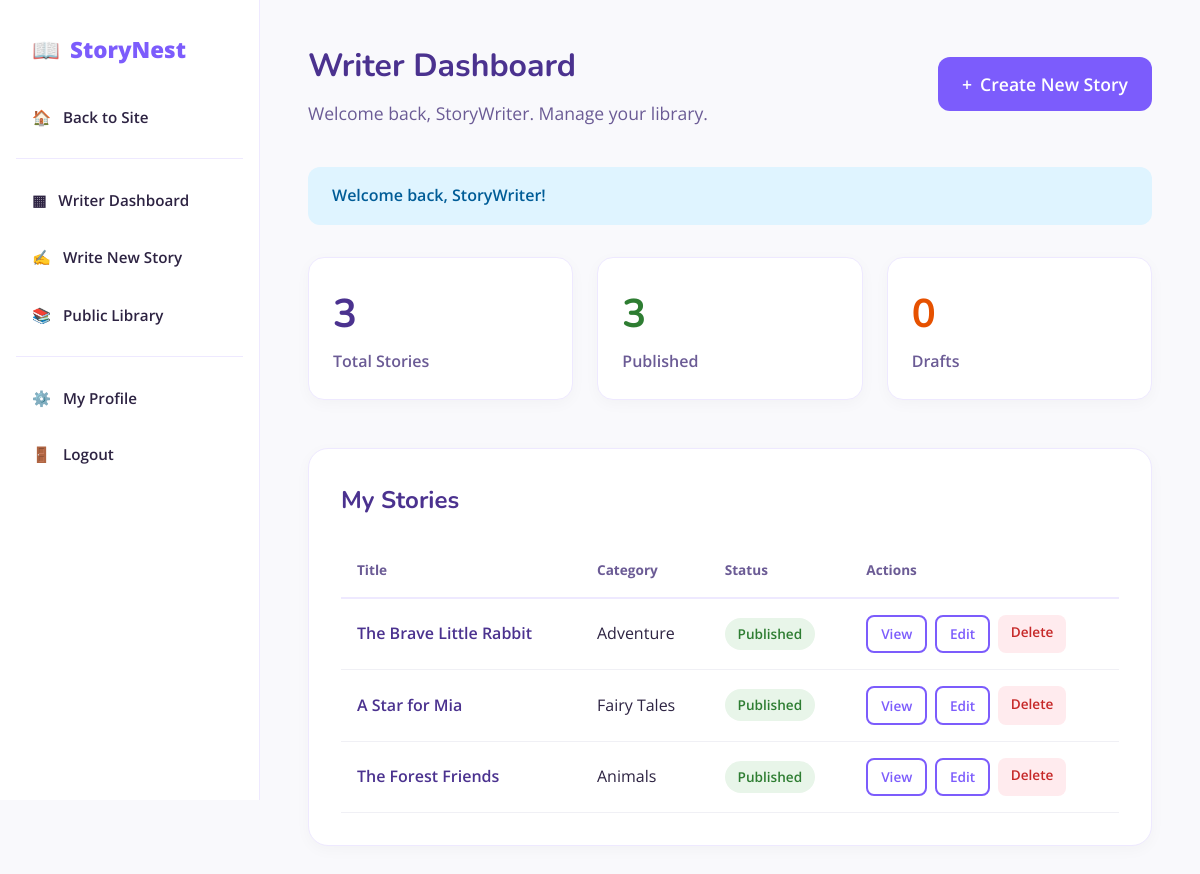
/public/index.php?page=dashboard (signed in), run on the app's committed database.
### tables this page shows
CREATE TABLE stories (
    story_id INT AUTO_INCREMENT PRIMARY KEY,
    author_id INT NOT NULL,
    category_id INT NOT NULL,
    title VARCHAR(150) NOT NULL,
    thumbnail VARCHAR(255) NULL,
    body TEXT NOT NULL,
    age_group ENUM('3-5', '6-8', '9-12', '13+') NOT NULL,
    status ENUM('draft', 'published') DEFAULT 'draft',
    published_at TIMESTAMP NULL,
    created_at TIMESTAMP DEFAULT CURRENT_TIMESTAMP,
    updated_at TIMESTAMP DEFAULT CURRENT_TIMESTAMP ON UPDATE CURRENT_TIMESTAMP,
    FOREIGN KEY (author_id) REFERENCES users(user_id) ON DELETE CASCADE,
    FOREIGN KEY (category_id) REFERENCES categories(category_id) ON DELETE RESTRICT
);

CREATE TABLE categories (
    category_id INT AUTO_INCREMENT PRIMARY KEY,
    name VARCHAR(50) NOT NULL UNIQUE,
    description TEXT,
    created_at TIMESTAMP DEFAULT CURRENT_TIMESTAMP
);

### app/controllers/StoryController.php (called while the page is built, shortened)
<?php
require_once BASE_PATH . '/app/models/Story.php';
class StoryController {
    private $storyModel;
    public function __construct() {
        $this->storyModel = new Story();
    }
    public function writerDashboard() {
        $authorId = $_SESSION['user_id'];
        $stories = $this->storyModel->getByAuthor($authorId);
        $total = count($stories);
        $published = $this->storyModel->countByStatus($authorId, 'published');
        $drafts = $this->storyModel->countByStatus($authorId, 'draft');
        require_once BASE_PATH . '/app/views/writer/dashboard.php';
    }
}
?>

### app/includes/functions.php (called while the page is built, shortened)
<?php
function sanitize($data) {
    return htmlspecialchars($data, ENT_QUOTES, 'UTF-8');
}
function getFlash() {
    if (isset($_SESSION['flash'])) {
        $flash = $_SESSION['flash'];
        return $flash;
    }
    return null;
}
?>

### config/database.php (called while the page is built, shortened)
<?php
function getDB() {
    static $pdo = null;
    if ($pdo === null) {
        try {
            $pdo = new PDO("mysql:host=" . DB_HOST . ";dbname=" . DB_NAME . ";charset=utf8mb4", DB_USER, DB_PASS, [
                PDO::ATTR_ERRMODE => PDO::ERRMODE_EXCEPTION,
                PDO::ATTR_DEFAULT_FETCH_MODE => PDO::FETCH_ASSOC,
                PDO::ATTR_EMULATE_PREPARES => false,
            ]);
        } catch (PDOException $e) {
            die("Database connection failed: " . $e->getMessage());
        }
    }
    return $pdo;
}
?>

### app/models/Story.php (called while the page is built, shortened)
<?php
require_once __DIR__ . '/../../config/database.php';
class Story {
    private $db;
    public function __construct() {
        $this->db = getDB();
    }
    public function getByAuthor($authorId) {
        $stmt = $this->db->prepare("SELECT s.*, c.name as category FROM stories s JOIN categories c ON s.category_id = c.category_id WHERE s.author_id = ? ORDER BY s.created_at DESC");
        $stmt->execute([$authorId]);
        return $stmt->fetchAll();
    }
    public function countByStatus($authorId, $status) {
        $stmt = $this->db->prepare("SELECT COUNT(*) FROM stories WHERE author_id = ? AND status = ?");
        $stmt->execute([$authorId, $status]);
        return $stmt->fetchColumn();
    }
}
?>

### app/views/writer/dashboard.php (the view, shortened to what this page needs)
<?php
require_once BASE_PATH . '/app/includes/header.php';
require_once BASE_PATH . '/app/includes/sidebar.php';
$flash = getFlash();
?>
<div class="app-layout">
    <main class="app-content">
        <div style="display: flex; justify-content: space-between; align-items: center; margin-bottom: 2.5rem;">
            <div>
                <h1 style="margin-bottom: 0.5rem; font-size: 2rem;">Writer Dashboard</h1>
                <p style="color: var(--text-light); font-size: 1.1rem;">Welcome back, <?= sanitize($_SESSION['username']) ?>. Manage your library.</p>
            </div>
            <a href="<?= BASE_URL ?>/index.php?page=create-story" class="btn btn-primary" style="padding: 0.8rem 1.5rem; font-size: 1.1rem; display: flex; align-items: center; gap: 8px; border-radius: 12px;">
                <span>+</span> Create New Story
            </a>
        </div>
        <?php if ($flash): ?>
            <div style="padding: 1rem 1.5rem; margin-bottom: 2rem; border-radius: 12px; font-weight: 600; background: <?= $flash['type'] === 'error' ? '#FFD9E8' : '#DFF4FF' ?>; color: <?= $flash['type'] === 'error' ? '#D8000C' : '#005C97' ?>;">
                <?= sanitize($flash['message']) ?>
            </div>
        <?php endif; ?>
        <div style="display: grid; grid-template-columns: repeat(auto-fit, minmax(250px, 1fr)); gap: 1.5rem; margin-bottom: 3rem;">
            <div style="background: var(--white); padding: 1.5rem; border-radius: 16px; border: 1px solid var(--lavender); box-shadow: 0 4px 15px rgba(0,0,0,0.03);">
                <h3 style="font-size: 2.5rem; color: var(--dark-purple); margin-bottom: 0.2rem;"><?= $total ?></h3>
                <p style="color: var(--text-light); font-weight: 600;">Total Stories</p>
            </div>
            <div style="background: var(--white); padding: 1.5rem; border-radius: 16px; border: 1px solid var(--lavender); box-shadow: 0 4px 15px rgba(0,0,0,0.03);">
                <h3 style="font-size: 2.5rem; color: #2E7D32; margin-bottom: 0.2rem;"><?= $published ?></h3>
                <p style="color: var(--text-light); font-weight: 600;">Published</p>
            </div>
            <div style="background: var(--white); padding: 1.5rem; border-radius: 16px; border: 1px solid var(--lavender); box-shadow: 0 4px 15px rgba(0,0,0,0.03);">
                <h3 style="font-size: 2.5rem; color: #E65100; margin-bottom: 0.2rem;"><?= $drafts ?></h3>
                <p style="color: var(--text-light); font-weight: 600;">Drafts</p>
            </div>
        </div>
        <div style="background: var(--white); border-radius: 20px; padding: 2rem; box-shadow: 0 4px 15px rgba(0,0,0,0.03); border: 1px solid var(--lavender);">
            <h2 style="margin-bottom: 1.5rem; font-size: 1.5rem;">My Stories</h2>
            <div style="overflow-x: auto;">
                <table style="width: 100%; border-collapse: collapse; text-align: left;">
                    <thead>
                        <tr style="border-bottom: 2px solid var(--lavender);">
                            <th style="padding: 1rem; color: var(--text-light); font-size: 0.85rem;">Title</th>
                            <th style="padding: 1rem; color: var(--text-light); font-size: 0.85rem;">Category</th>
                            <th style="padding: 1rem; color: var(--text-light); font-size: 0.85rem;">Status</th>
                            <th style="padding: 1rem; color: var(--text-light); font-size: 0.85rem;">Actions</th>
                        </tr>
                    </thead>
                    <tbody>
                        <?php if (empty($stories)): ?>
                            <tr>
                                <td colspan="4" style="padding: 2rem; text-align: center; color: var(--text-light);">
                                    No stories yet.
                                </td>
                            </tr>
                        <?php else: ?>
                            <?php foreach ($stories as $s): ?>
                                <tr style="border-bottom: 1px solid #F0F0F5;">
                                    <td style="padding: 1rem; font-weight: 600; color: var(--dark-purple);">
                                        <?= sanitize($s['title']) ?>
                                    </td>
                                    <td style="padding: 1rem;"><?= sanitize($s['category']) ?></td>
                                    <td style="padding: 1rem;">
                                        <span style="padding: 0.4rem 0.8rem; border-radius: 20px; font-size: 0.85rem; font-weight: 600; background: <?= $s['status'] === 'published' ? '#E8F5E9' : '#FFF3E0' ?>; color: <?= $s['status'] === 'published' ? '#2E7D32' : '#E65100' ?>;">
                                            <?= ucfirst($s['status']) ?>
                                        </span>
                                    </td>
                                    <td style="padding: 1rem;">
                                        <div style="display: flex; gap: 0.5rem; flex-wrap: wrap;">
                                            <a href="<?= BASE_URL ?>/index.php?page=story&id=<?= $s['story_id'] ?>" class="btn btn-outline" style="padding: 0.4rem 0.8rem; font-size: 0.85rem; border-radius: 8px;">View</a>
                                            <a href="<?= BASE_URL ?>/index.php?page=edit-story&id=<?= $s['story_id'] ?>" class="btn btn-outline" style="padding: 0.4rem 0.8rem; font-size: 0.85rem; border-radius: 8px;">Edit</a>
                                            <a href="<?= BASE_URL ?>/index.php?page=delete-story&id=<?= $s['story_id'] ?>" class="btn" style="padding: 0.4rem 0.8rem; font-size: 0.85rem; border-radius: 8px; background: #FFEBEE; color: #C62828;" onclick="return confirm('Are you sure you want to delete this story permanently?');">Delete</a>
                                        </div>
                                    </td>
                                </tr>
                            <?php endforeach; ?>
                        <?php endif; ?>
                    </tbody>
                </table>
            </div>
        </div>
    </main>
</div>
</body>
</html>

### public/assets/css/style.css (style rules this page uses)
:root { --primary-purple: #7C5CFC; --dark-purple: #4B328F; --lavender: #EEE9FF; --soft-pink: #FFD9E8; --cream: #FFF9F0; --light-blue: #DFF4FF; --white: #FFFFFF; --text-dark: #2D2342; --text-light: #6B5B95; --font-heading: 'Nunito', sans-serif; --font-body: 'Open Sans', sans-serif; }
* { margin: 0; padding: 0; box-sizing: border-box; }
body { font-family: var(--font-body); background-color: var(--cream); color: var(--text-dark); line-height: 1.6; }
h1, h2, h3, h4 { font-family: var(--font-heading); color: var(--dark-purple); }
a { text-decoration: none; color: var(--primary-purple); }
.btn { padding: 0.6rem 1.5rem; border-radius: 20px; font-weight: 600; cursor: pointer; border: none; transition: all 0.3s; }
.btn-primary { background: var(--primary-purple); color: var(--white); }
.btn-outline { background: transparent; border: 2px solid var(--primary-purple); color: var(--primary-purple); }

### public/assets/css/dashboard.css (style rules this page uses)
.app-layout { display: flex; min-height: 100vh; background: #F9F9FC; }
.app-content { flex: 1; margin-left: 250px; padding: 2rem 3rem; }
.app-content { flex: 1; margin-left: 260px; padding: 2.5rem 3rem; min-height: 100vh; }

### data on the page
stories: title "The Brave Little Rabbit", category.name "Adventure", status "Published"
stories: title "A Star for Mia", category.name "Fairy Tales", status "Published"
stories: title "The Forest Friends", category.name "Animals", status "Published"

### other printed values
APP_NAME "StoryNest"
$_SESSION['username'] "StoryWriter"
$flash['message'] "Welcome back, StoryWriter!"
$total "3"
$published "3"
$drafts "0"
